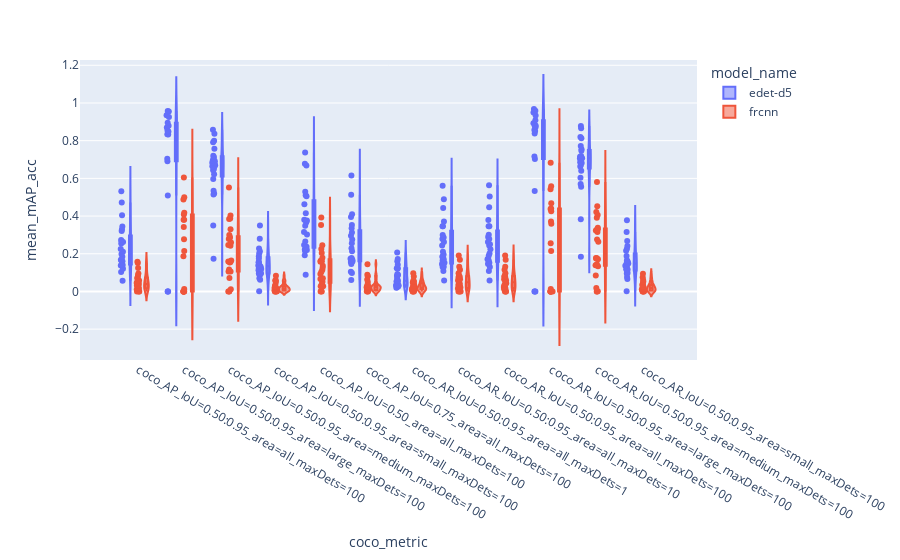

Source (notebook cell):
### Code cell
import plotly.express as px

fig = px.violin(df.loc[(df["resolution"] == '(270, 480)') & (df["timely"] == False)], y="mean_mAP_acc", x="coco_metric", color="model_name", box=True, points="all", hover_data=["model_name", "run_name", "mean_lat", "mean_mAP_acc"])
fig.show()

### Figure 1 — Plotly figure (JSON) as saved in the notebook; plotly's stock layout.template omitted (floating-point values rounded to 4 significant figures; data arrays with more than 128 entries replaced by an {"elided": "..."} marker saying what was removed)
{"data": [{"alignmentgroup": "True", "box": {"visible": true}, "customdata": {"elided": "288x4 mixed values"}, "hovertemplate": "model_name=%{customdata[0]}<br>coco_metric=%{x}<br>mean_mAP_acc=%{customdata[3]}<br>run_name=%{customdata[1]}<br>mean_lat=%{customdata[2]}<extra></extra>", "legendgroup": "edet-d5", "marker": {"color": "#636efa"}, "name": "edet-d5", "offsetgroup": "edet-d5", "orientation": "v", "points": "all", "scalegroup": "True", "showlegend": true, "type": "violin", "x": {"elided": "288 str values"}, "x0": " ", "xaxis": "x", "y": {"elided": "288 float values"}, "y0": " ", "yaxis": "y"}, {"alignmentgroup": "True", "box": {"visible": true}, "customdata": {"elided": "288x4 mixed values"}, "hovertemplate": "model_name=%{customdata[0]}<br>coco_metric=%{x}<br>mean_mAP_acc=%{customdata[3]}<br>run_name=%{customdata[1]}<br>mean_lat=%{customdata[2]}<extra></extra>", "legendgroup": "frcnn", "marker": {"color": "#EF553B"}, "name": "frcnn", "offsetgroup": "frcnn", "orientation": "v", "points": "all", "scalegroup": "True", "showlegend": true, "type": "violin", "x": {"elided": "288 str values"}, "x0": " ", "xaxis": "x", "y": {"elided": "288 float values"}, "y0": " ", "yaxis": "y"}], "layout": {"autosize": true, "legend": {"title": {"text": "model_name"}, "tracegroupgap": 0}, "margin": {"t": 60}, "violinmode": "group", "xaxis": {"anchor": "y", "autorange": true, "domain": [0, 1], "range": [-1.232, 12.17], "title": {"text": "coco_metric"}, "type": "category"}, "yaxis": {"anchor": "x", "autorange": true, "domain": [0, 1], "range": [-0.3637, 1.228], "title": {"text": "mean_mAP_acc"}, "type": "linear"}}}
